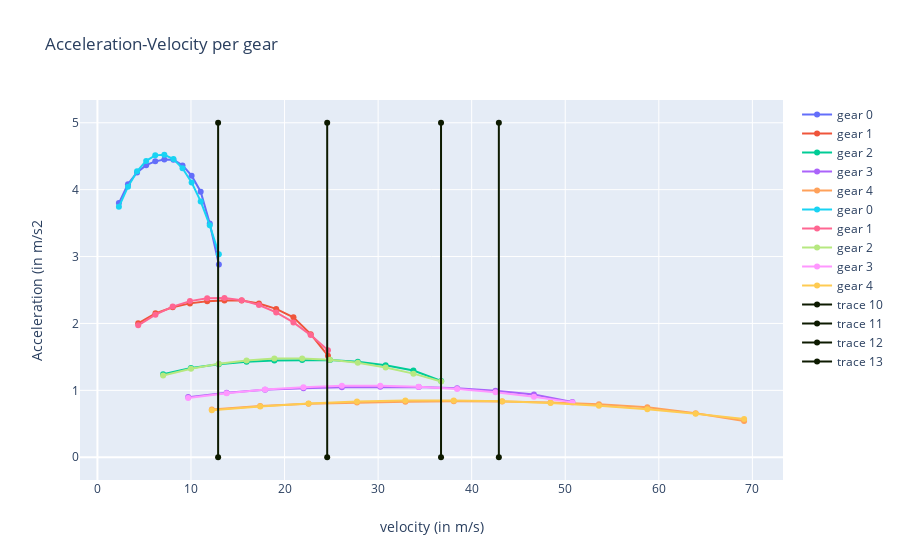

This figure's notebook cell:
### Markdown cell above
# Compute and plot final acceleration curve per gear

### Code cell
outputs = sol['outputs'] # outputs of the dispatcher
layout = go.Layout(title="Acceleration-Velocity per gear",
                xaxis=dict(title='velocity (in m/s)'),
                yaxis=dict(title='Acceleration (in m/s2'))
data = [
    dict(x=x , y=y, name='gear %d'%i) for i, (x, y) in enumerate(zip(outputs['speed_per_gear'],outputs['acc_per_gear']))
] + [
    dict(x=x, y=np.polyval(p, x), name='gear %d'%i) for i, (x, p) in enumerate(zip(outputs['speed_per_gear'], outputs['coefs_per_gear']))
] + [dict(x=[gear, gear], y=[0,5], line=dict(color='#0D1A00')) for gear in outputs['gs']]
fig = go.Figure(data=data, layout=layout)
iplot(fig)

### Figure 1 — Plotly figure (JSON) as saved in the notebook; plotly's stock layout.template omitted (floating-point values rounded to 4 significant figures)
{"data": [{"name": "gear 0", "type": "scatter", "x": [2.296, 3.267, 4.239, 5.21, 6.181, 7.152, 8.124, 9.095, 10.07, 11.04, 12.01, 12.98], "y": [3.799, 4.082, 4.257, 4.366, 4.423, 4.45, 4.445, 4.362, 4.209, 3.97, 3.493, 2.881]}, {"name": "gear 1", "type": "scatter", "x": [4.358, 6.202, 8.045, 9.889, 11.73, 13.58, 15.42, 17.26, 19.11, 20.95, 22.8, 24.64], "y": [2.002, 2.151, 2.243, 2.3, 2.33, 2.344, 2.342, 2.298, 2.217, 2.091, 1.84, 1.518]}, {"name": "gear 2", "type": "scatter", "x": [7.025, 9.997, 12.97, 15.94, 18.91, 21.88, 24.86, 27.83, 30.8, 33.77, 36.74], "y": [1.242, 1.334, 1.391, 1.427, 1.445, 1.454, 1.453, 1.426, 1.376, 1.297, 1.142]}, {"name": "gear 3", "type": "scatter", "x": [9.704, 13.81, 17.92, 22.02, 26.13, 30.23, 34.34, 38.44, 42.55, 46.65, 50.76], "y": [0.8988, 0.9658, 1.007, 1.033, 1.046, 1.053, 1.052, 1.032, 0.9958, 0.9392, 0.8264]}, {"name": "gear 4", "type": "scatter", "x": [12.22, 17.4, 22.57, 27.74, 32.91, 38.08, 43.26, 48.43, 53.6, 58.77, 63.94, 69.12], "y": [0.7135, 0.7667, 0.7995, 0.8199, 0.8306, 0.8357, 0.8349, 0.8193, 0.7905, 0.7456, 0.656, 0.5411]}, {"name": "gear 0", "type": "scatter", "x": [2.296, 3.267, 4.239, 5.21, 6.181, 7.152, 8.124, 9.095, 10.07, 11.04, 12.01, 12.98], "y": [3.743, 4.045, 4.274, 4.43, 4.512, 4.521, 4.457, 4.32, 4.109, 3.824, 3.467, 3.036]}, {"name": "gear 1", "type": "scatter", "x": [4.358, 6.202, 8.045, 9.889, 11.73, 13.58, 15.42, 17.26, 19.11, 20.95, 22.8, 24.64], "y": [1.972, 2.131, 2.252, 2.334, 2.377, 2.382, 2.348, 2.276, 2.165, 2.015, 1.826, 1.599]}, {"name": "gear 2", "type": "scatter", "x": [7.025, 9.997, 12.97, 15.94, 18.91, 21.88, 24.86, 27.83, 30.8, 33.77, 36.74], "y": [1.223, 1.322, 1.397, 1.448, 1.475, 1.478, 1.457, 1.412, 1.343, 1.25, 1.133]}, {"name": "gear 3", "type": "scatter", "x": [9.704, 13.81, 17.92, 22.02, 26.13, 30.23, 34.34, 38.44, 42.55, 46.65, 50.76], "y": [0.8855, 0.957, 1.011, 1.048, 1.068, 1.07, 1.055, 1.022, 0.972, 0.9048, 0.8202]}, {"name": "gear 4", "type": "scatter", "x": [12.22, 17.4, 22.57, 27.74, 32.91, 38.08, 43.26, 48.43, 53.6, 58.77, 63.94, 69.12], "y": [0.7029, 0.7597, 0.8027, 0.832, 0.8474, 0.8492, 0.8371, 0.8112, 0.7716, 0.7182, 0.6511, 0.5701]}, {"line": {"color": "#0D1A00"}, "type": "scatter", "x": [12.9, 12.9], "y": [0, 5]}, {"line": {"color": "#0D1A00"}, "type": "scatter", "x": [24.56, 24.56], "y": [0, 5]}, {"line": {"color": "#0D1A00"}, "type": "scatter", "x": [36.72, 36.72], "y": [0, 5]}, {"line": {"color": "#0D1A00"}, "type": "scatter", "x": [42.9, 42.9], "y": [0, 5]}], "layout": {"title": {"text": "Acceleration-Velocity per gear"}, "xaxis": {"title": {"text": "velocity (in m/s)"}}, "yaxis": {"title": {"text": "Acceleration (in m/s2"}}}}
